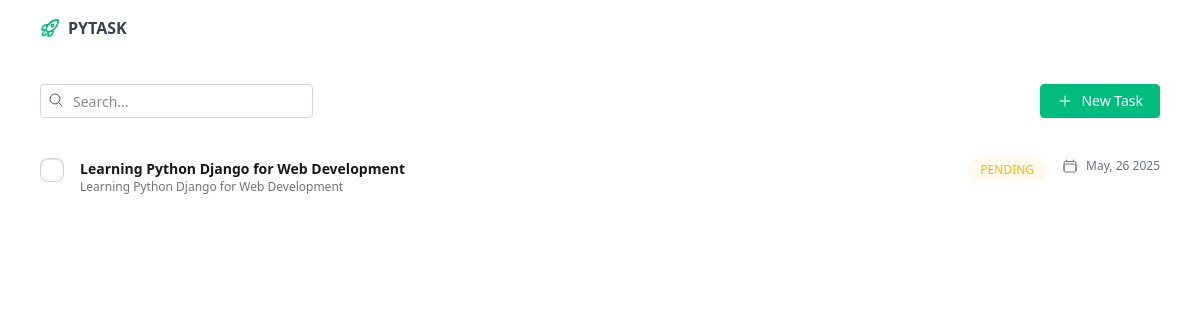
The app's page /, older data.
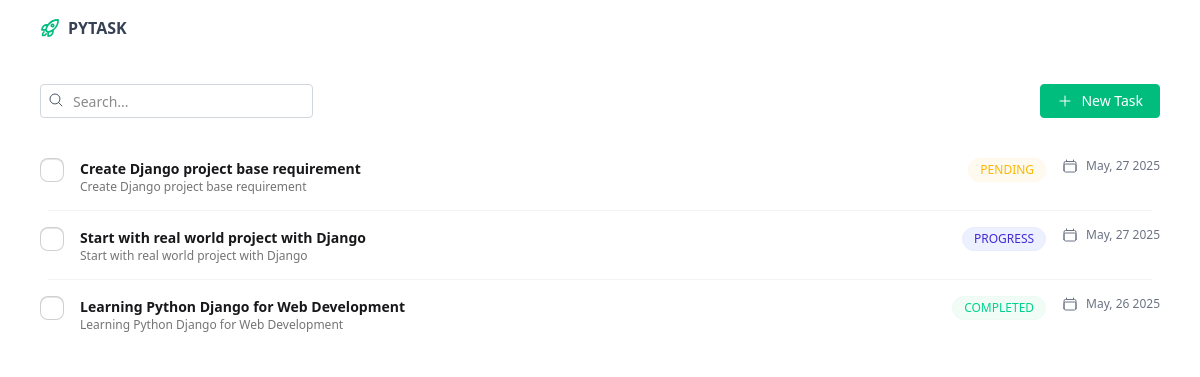
The same page, newer data.
### base/models.py (models this page shows, shortened)
class Task(models.Model):
    class TaskStatus(models.TextChoices):
        PENDING = "PENDING"
        PROGRESS = "PROGRESS"
        COMPLETED = "COMPLETED"
    title =models.CharField(max_length=255)
    desc = models.TextField()
    status= models.CharField(max_length=20,choices=TaskStatus.choices,default=TaskStatus.PENDING)
    created_at = models.DateTimeField(auto_now_add=True)

### base/views.py (the view)
# urls.py: path('', views.index),
def index(request):
    tasks = Task.objects.all().order_by('-created_at')
    context = {"tasks": tasks, 'form':TaskForm()}
    return render(request, "views/home/index.html", context)

### base/forms.py
class TaskForm(forms.ModelForm):
    title = forms.CharField(
        widget=forms.TextInput(attrs={
            'class':'input input-bordered w-full',
            'placeholder':'Taks title'
        })
    )
    desc = forms.CharField(
        widget=forms.Textarea(attrs={
            'class':'textarea w-full',
            'placeholder':'Taks desc'
        })
    )
    status = forms.ChoiceField(widget=forms.Select(attrs={
        'class':'select w-full'
        }), choices=Task.TaskStatus.choices)
    class Meta:
        model = Task
        fields=(
            'title', 'desc', 'status'
        )

### templates/views/home/index.html (shortened to what this page needs)
{% extends "layout/layout.html" %} {% block content %}
<div>
  <div class=" flex items-center justify-between py-2 w-full">
    <div class=" relative ">
      <span class=" absolute top-2 left-2">
        <svg xmlns="http://www.w3.org/2000/svg" fill="none" viewBox="0 0 24 24" stroke-width="1.5" stroke="currentColor" class="size-4 text-gray-600">
          <path stroke-linecap="round" stroke-linejoin="round" d="m21 21-5.197-5.197m0 0A7.5 7.5 0 1 0 5.196 5.196a7.5 7.5 0 0 0 10.607 10.607Z" />
        </svg>
      </span>
      <input
      type="text"
      name="search"
      hx-get="{% url 'search' %}"
      hx-trigger="keyup delay:500ms"
      hx-target="#task-list"
      hx-indicator="#loading"
      hx-on::before-request="document.getElementById('task-list').style.opacity=0.5"
      hx-on::after-request="document.getElementById('task-list').style.opacity=1.0"
      class=" pr-2 py-1 pl-8 rounded-sm border border-gray-300 placeholder:text-sm"
      placeholder="Search..."/>
    </div>
    <div>
      <button type="button" onclick="task_create_modal.showModal()" class="cursor-pointer flex items-center space-x-2 text-sm font-meduim text-white bg-emerald-500 border border-emerald-500 py-1.5 px-4 rounded-sm hover:bg-emerald-500/85">
        <span>
          <svg xmlns="http://www.w3.org/2000/svg" fill="none" viewBox="0 0 24 24" stroke-width="1.5" stroke="currentColor" class="size-4">
            <path stroke-linecap="round" stroke-linejoin="round" d="M12 4.5v15m7.5-7.5h-15" />
          </svg>
        </span>
        <span>New Task</span>
      </button>
    </div>
  </div>
  {% include "./components/task-list.html" %}
</div>
 {% endblock %}

### templates/layout/layout.html (shortened to what this page needs)
{% load static %}
<!DOCTYPE html>
<html lang="en">
  <head>
    <link href="{% static 'css/daisyui.min.css' %}" rel="stylesheet" type="text/css" />
    <script src="{% static 'js/tailwindcss.min.js' %}"></script>
  </head>
  <body>
    {% include "./partails/header.html" %}
    <main class="py-5 px-10">
      {% block content %} {% endblock content %}
    </main>
  </body>
</html>

### templates/layout/partails/header.html (shortened to what this page needs)
<header>
    <nav class=" flex items-center justify-start py-4 px-10">
        <div class=" flex items-center space-x-2">
            <span>
            </span>
            <span class="text-md font-bold text-gray-700">PYTASK</span>
        </div>
    </nav>
</header>

### templates/views/home/components/task-list.html
<ul class="list bg-base-100 rounded-box mt-4" id="task-list">
    {% for task in tasks %}
      {% include './task-item.html' %}
    {% endfor %}
  </ul>

### templates/views/home/components/task-item.html (shortened to what this page needs)
<li class="list-row px-0">
    <div>
      <label>
          <input type="checkbox" class="checkbox" />
        </label>
    </div>
    <div>
      <div class="font-semibold">{{ task.title }}</div>
      <div class="text-xs font-meduim opacity-60">{{ task.desc }}</div>
    </div>
    <div class="badge badge-soft text-xs font-medium rounded-full {% if task.status == 'PENDING' %} badge-warning {% elif task.status == 'PROGRESS' %} badge-primary {% else %} badge-success {% endif %}">{{ task.status }}</div>
    <div>
      <div class="flex items-center space-x-2 text-gray-500">
          <span>
          </span>
          <span class="text-xs font-medium">{{ task.created_at|date:"M, d Y"}}</span>
        </div>
    </div>
  </li>

Row changes from the older to the newer data that the page shows:
added Task: title "Create Django project base requirement", desc "Create Django project base requirement", status "PENDING", created_at "May, 27 2025"
added Task: title "Start with real world project with Django", desc "Start with real world project with Django", status "PROGRESS", created_at "May, 27 2025"
changed Task "Learning Python Django for Web Development": status "PENDING" → "COMPLETED"
